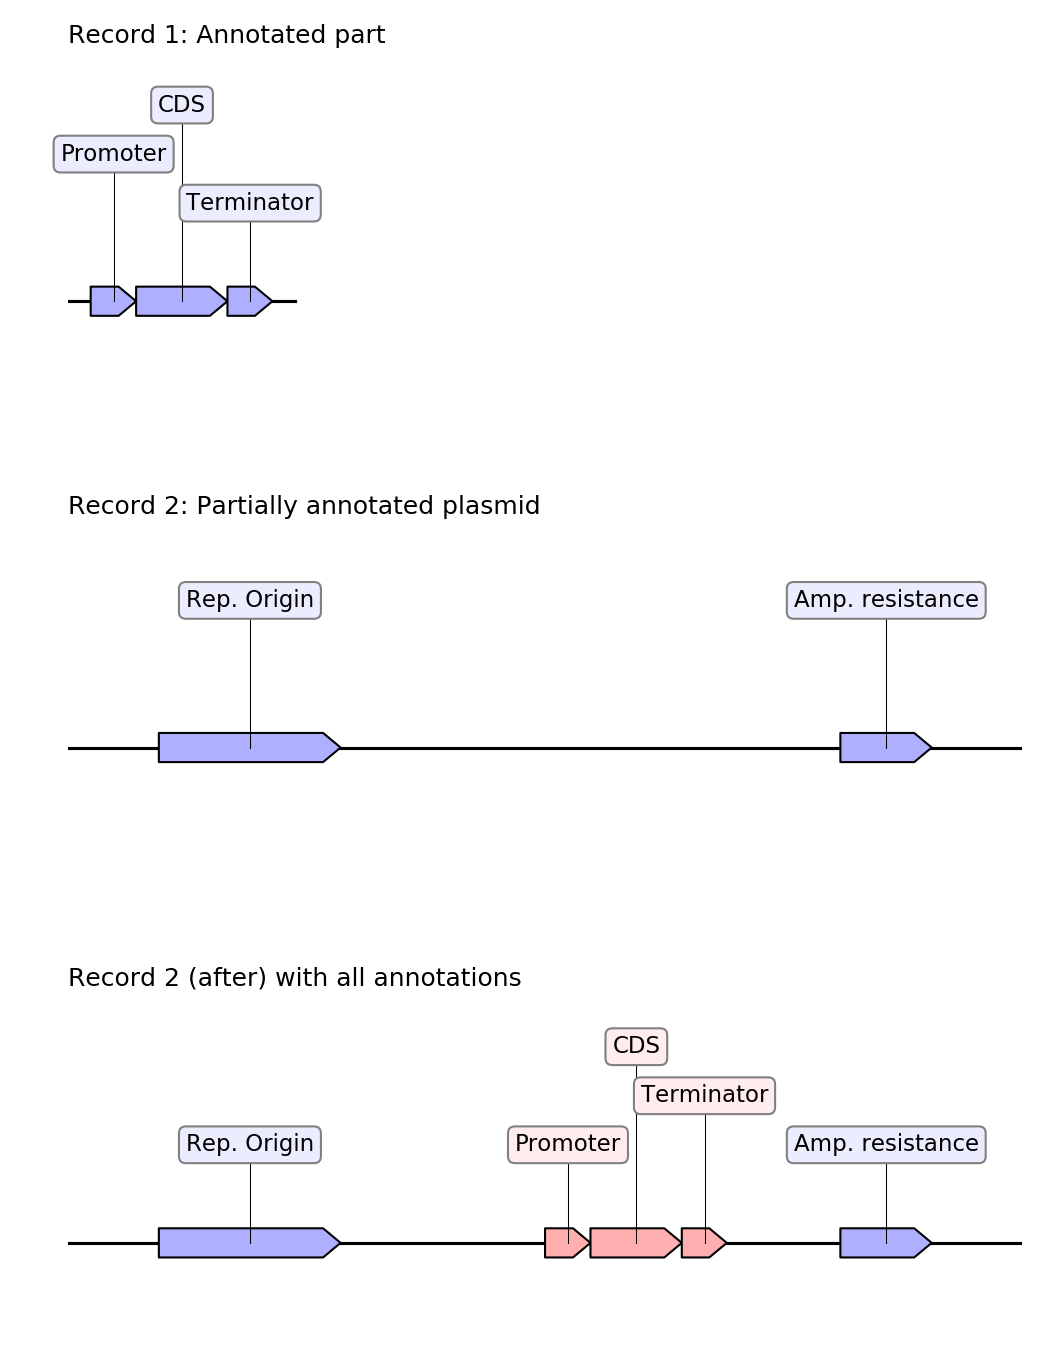

Write Python code to recreate this figure.
import os
from geneblocks import CommonBlocks, load_record
from dna_features_viewer import BiopythonTranslator
import matplotlib.pyplot as plt

# LOAD THE TWO RECORDS

part_path = os.path.join("sequences", "features_transfer", "part.gb")
part = load_record(part_path, name="part")
plasmid_path = os.path.join(
    "sequences", "features_transfer", "plasmid_to_annotate.gb"
)
plasmid = load_record(plasmid_path, name="plasmid")


# TRANSFER THE FEATURES

blocks = CommonBlocks.from_sequences([part, plasmid])
new_records = blocks.copy_features_between_common_blocks(inplace=False)
annotated_plasmid = new_records["plasmid"]  # record with all features


# PLOT ALL RECORDS


fig, (ax0, ax1, ax2) = plt.subplots(3, 1, sharex=True, figsize=(7, 9))
ax0.set_title("Record 1: Annotated part", loc="left")
ax1.set_title("Record 2: Partially annotated plasmid", loc="left")
ax2.set_title("Record 2 (after) with all annotations", loc="left")


class SpecialBiopythonTranslator(BiopythonTranslator):
    def compute_feature_color(self, f):
        original_record = "".join(f.qualifiers.get("original_record", ""))
        return "#ffafaf" if (original_record == "part") else "#afafff"


tr = SpecialBiopythonTranslator()
tr.translate_record(part).plot(ax0, with_ruler=False, x_lim=(0, len(plasmid)))
tr.translate_record(plasmid).plot(ax1, with_ruler=False)
tr.translate_record(annotated_plasmid).plot(ax2, with_ruler=False)

fig.tight_layout()
fig.subplots_adjust(hspace=0.6)
fig.savefig("features_transfer.png", dpi=125)
